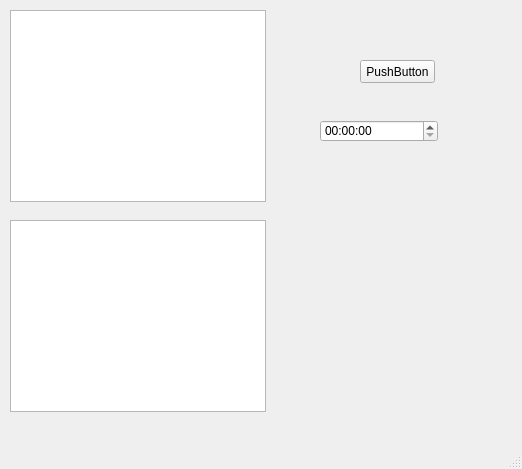
<?xml version="1.0" encoding="UTF-8"?>
<ui version="4.0">
 <class>MainWindow</class>
 <widget class="QMainWindow" name="MainWindow">
  <property name="geometry">
   <rect>
    <x>0</x>
    <y>0</y>
    <width>522</width>
    <height>469</height>
   </rect>
  </property>
  <property name="windowTitle">
   <string>MainWindow</string>
  </property>
  <widget class="QWidget" name="centralwidget">
   <widget class="QPushButton" name="pushButton">
    <property name="geometry">
     <rect>
      <x>360</x>
      <y>60</y>
      <width>75</width>
      <height>23</height>
     </rect>
    </property>
    <property name="text">
     <string>PushButton</string>
    </property>
   </widget>
   <widget class="QListWidget" name="listWidget">
    <property name="geometry">
     <rect>
      <x>10</x>
      <y>10</y>
      <width>256</width>
      <height>192</height>
     </rect>
    </property>
   </widget>
   <widget class="QTableWidget" name="tableWidget">
    <property name="geometry">
     <rect>
      <x>10</x>
      <y>220</y>
      <width>256</width>
      <height>192</height>
     </rect>
    </property>
   </widget>
   <widget class="QTimeEdit" name="timeEdit">
    <property name="geometry">
     <rect>
      <x>320</x>
      <y>120</y>
      <width>118</width>
      <height>22</height>
     </rect>
    </property>
   </widget>
  </widget>
  <widget class="QMenuBar" name="menubar">
   <property name="geometry">
    <rect>
     <x>0</x>
     <y>0</y>
     <width>522</width>
     <height>21</height>
    </rect>
   </property>
  </widget>
  <widget class="QStatusBar" name="statusbar"/>
 </widget>
 <resources/>
 <connections/>
</ui>
